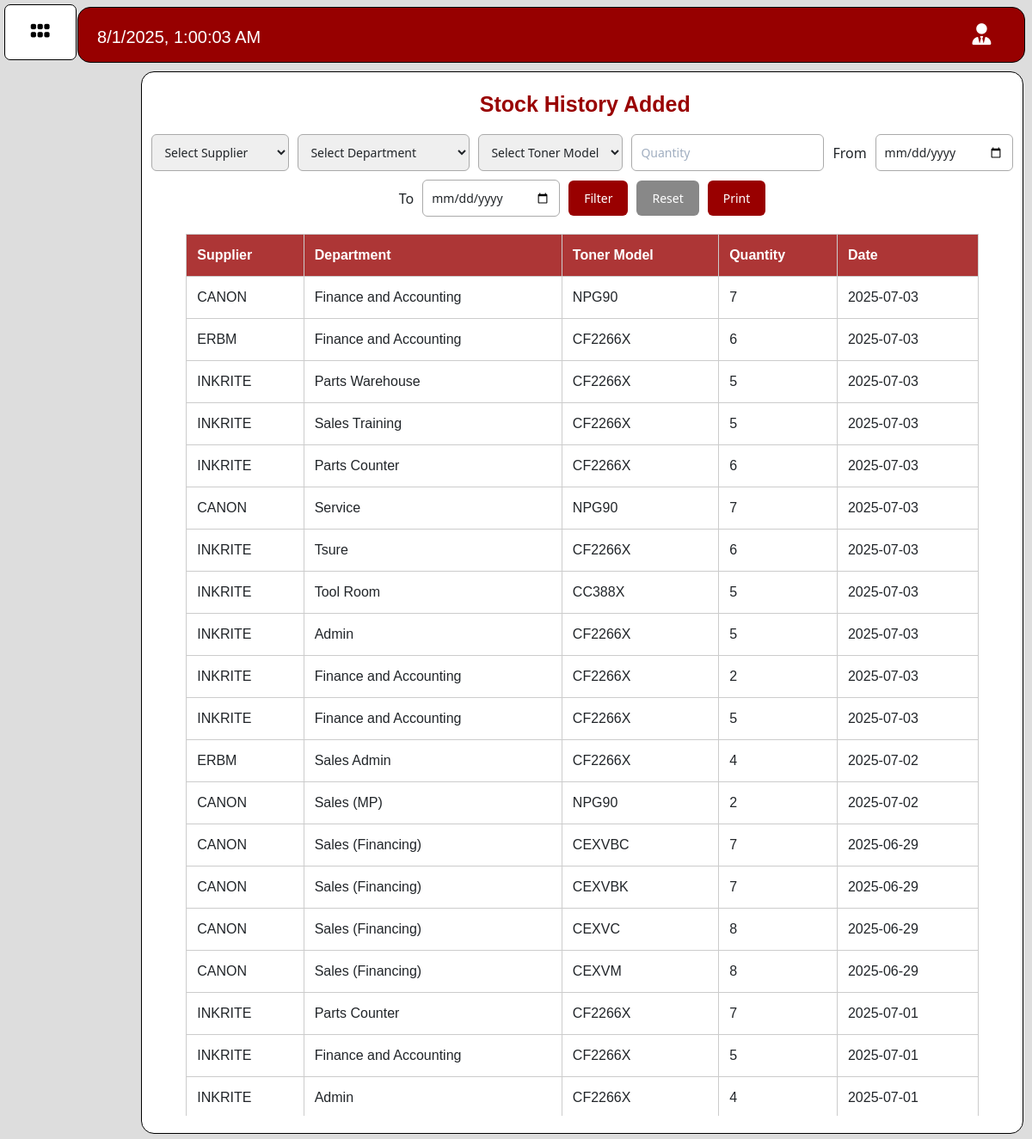
The app's page /first_project/admin/stocks_history.php (signed in) with its own data.
### tables this page shows
CREATE TABLE `inventory_transaction` (
  `id` int(11) NOT NULL,
  `supplier` varchar(255) NOT NULL,
  `department` varchar(255) NOT NULL,
  `toner_model` varchar(255) NOT NULL,
  `quantity` int(2) NOT NULL,
  `date_added` date NOT NULL
);

### first_project/admin/stocks_history.php (the view, shortened to what this page needs)
<!DOCTYPE html>
<html lang="en">
<head>
    <?php include 'nav.php'; ?>
    <link rel="stylesheet" href="https://unpkg.com/leaflet@1.9.4/dist/leaflet.css"
 />
</head>
<body>
    <div class="Container">
        <div class="displayadd bg-transparent">
            <h1>Stock History Added</h1>
            <form method="get" style="margin: 20px 0; display: flex; gap: 10px; flex-wrap: wrap;">
                <select name="supplier">
                    <option value="" disabled hidden <?php if (empty($_GET['supplier'])) echo 'selected'; ?>>Select Supplier</option>
                </select>
                <select name="department">
                    <option value="" disabled hidden <?php if (empty($_GET['department'])) echo 'selected'; ?>>Select Department</option>
                </select>
                <select name="toner_model">
                    <option value="" disabled hidden <?php if (empty($_GET['toner_model'])) echo 'selected'; ?>>Select Toner Model</option>
                </select>
                <input type="number" name="quantity" placeholder="Quantity" value="<?php echo htmlspecialchars($_GET['quantity'] ?? ''); ?>">
                <label for="date_from">From</label>
                <input type="date" id="date_from" name="date_from" value="<?php echo htmlspecialchars($_GET['date_from'] ?? ''); ?>">
                <label for="date_to">To</label>
                <input type="date" id="date_to" name="date_to" value="<?php echo htmlspecialchars($_GET['date_to'] ?? ''); ?>">
                <button type="submit">Filter</button>
                <a href="stocks_history.php" style="text-decoration: none;">
                    <button type="button">Reset</button>
                </a>
                <button type="button" onclick="printTable()">Print</button>
            </form>
        </div>
        <div class="table-wrapper">
            <table>
                <thead>
                    <tr>
                        <th>Supplier</th>
                        <th>Department</th>
                        <th>Toner Model</th>
                        <th>Quantity</th>
                        <th>Date</th>
                    </tr>
                </thead>
                <tbody>
                    <?php
                    require_once "database.php";
                    $whereClause = '';
                    $sql = "SELECT * FROM inventory_transaction $whereClause ORDER BY id DESC";
                    $result = mysqli_query($conn, $sql);
                    if (mysqli_num_rows($result) > 0):
                        while ($row = mysqli_fetch_assoc($result)):
                    ?>
                            <tr>
                                <td><?php echo htmlspecialchars($row['supplier']); ?></td>
                                <td><?php echo htmlspecialchars($row['department']); ?></td>
                                <td><?php echo htmlspecialchars($row['toner_model']); ?></td>
                                <td><?php echo htmlspecialchars($row['quantity']); ?></td>
                                <td><?php echo htmlspecialchars($row['date_added']); ?></td>
                            </tr>
                        <?php endwhile;
                    else: ?>
                        <tr>
                            <td colspan="5">No records found.</td>
                        </tr>
                    <?php endif; ?>
                </tbody>
            </table>
        </div>
    </div>
</body>
</html>

### first_project/admin/nav.php (style rules this page uses)
h1 { margin: 3.5px; margin-top: 22px; margin-left: 10px; color: white; background-color: transparent; font-family: 'Rubik', sans-serif; font-size: 23px; font-family: 'Merriweather Sans', sans-serif; }
a { color: black; cursor: pointer; }

### first_project/admin/stocks_history.php (style rules this page uses)
body { background-color: rgb(221, 221, 221); }
.Container { display: flex; flex-direction: column; background-color: white; width: 85.5%; height: 91%; position: fixed; right: 10px; margin-top: 83px; border: 1px black solid; border-radius: 15px; padding-bottom: 20px; }
.displayadd h1 { color: #990000; font-family: 'Mulish', sans-serif; font-size: 25px; font-weight: bold; text-align: center; }
.table-wrapper { overflow-y: auto; max-height: 90%; display: flex; justify-content: center; }
table { width: 90%; border-collapse: collapse; font-family: Arial, sans-serif; border-radius: 15px; }
thead th { position: sticky; top: 0; background-color: rgb(173, 54, 54); color: white; z-index: 2; }
th, td { border: 1px solid #ccc; padding: 12px; text-align: left; }
th { background-color: rgb(173, 54, 54); color: white; }
form { display: flex; flex-wrap: wrap; gap: 15px; justify-content: center; align-items: center; margin: 20px auto; background-color: rgb(255, 255, 255); border-radius: 10px; width: 100%; }
form select, form input[type="number"], form input[type="date"] { padding: 10px; font-size: 14px; border-radius: 6px; border: 1px solid #aaa; min-width: 160px; }
form button { padding: 10px 18px; font-size: 14px; background-color: #990000; color: white; border: none; border-radius: 6px; cursor: pointer; transition: background-color 0.3s ease; }
form a button { background-color: #888; }

### records on screen
inventory_transaction: supplier "CANON", department "Finance and Accounting", toner_model "NPG90", quantity "7", date_added "2025-07-03"
inventory_transaction: supplier "ERBM", department "Finance and Accounting", toner_model "CF2266X", quantity "6", date_added "2025-07-03"
inventory_transaction: supplier "INKRITE", department "Parts Warehouse", toner_model "CF2266X", quantity "5", date_added "2025-07-03"
inventory_transaction: supplier "INKRITE", department "Sales Training", toner_model "CF2266X", quantity "5", date_added "2025-07-03"
inventory_transaction: supplier "INKRITE", department "Parts Counter", toner_model "CF2266X", quantity "6", date_added "2025-07-03"
inventory_transaction: supplier "CANON", department "Service", toner_model "NPG90", quantity "7", date_added "2025-07-03"
inventory_transaction: supplier "INKRITE", department "Tsure", toner_model "CF2266X", quantity "6", date_added "2025-07-03"
inventory_transaction: supplier "INKRITE", department "Tool Room", toner_model "CC388X", quantity "5", date_added "2025-07-03"
inventory_transaction: supplier "INKRITE", department "Admin", toner_model "CF2266X", quantity "5", date_added "2025-07-03"
inventory_transaction: supplier "INKRITE", department "Finance and Accounting", toner_model "CF2266X", quantity "2", date_added "2025-07-03"
inventory_transaction: supplier "INKRITE", department "Finance and Accounting", toner_model "CF2266X", quantity "5", date_added "2025-07-03"
inventory_transaction: supplier "ERBM", department "Sales Admin", toner_model "CF2266X", quantity "4", date_added "2025-07-02"
inventory_transaction: supplier "CANON", department "Sales (MP)", toner_model "NPG90", quantity "2", date_added "2025-07-02"
inventory_transaction: supplier "CANON", department "Sales (Financing)", toner_model "CEXVBC", quantity "7", date_added "2025-06-29"
inventory_transaction: supplier "CANON", department "Sales (Financing)", toner_model "CEXVBK", quantity "7", date_added "2025-06-29"
inventory_transaction: supplier "CANON", department "Sales (Financing)", toner_model "CEXVC", quantity "8", date_added "2025-06-29"
inventory_transaction: supplier "CANON", department "Sales (Financing)", toner_model "CEXVM", quantity "8", date_added "2025-06-29"
inventory_transaction: supplier "INKRITE", department "Parts Counter", toner_model "CF2266X", quantity "7", date_added "2025-07-01"
inventory_transaction: supplier "INKRITE", department "Finance and Accounting", toner_model "CF2266X", quantity "5", date_added "2025-07-01"
inventory_transaction: supplier "INKRITE", department "Admin", toner_model "CF2266X", quantity "4", date_added "2025-07-01"
